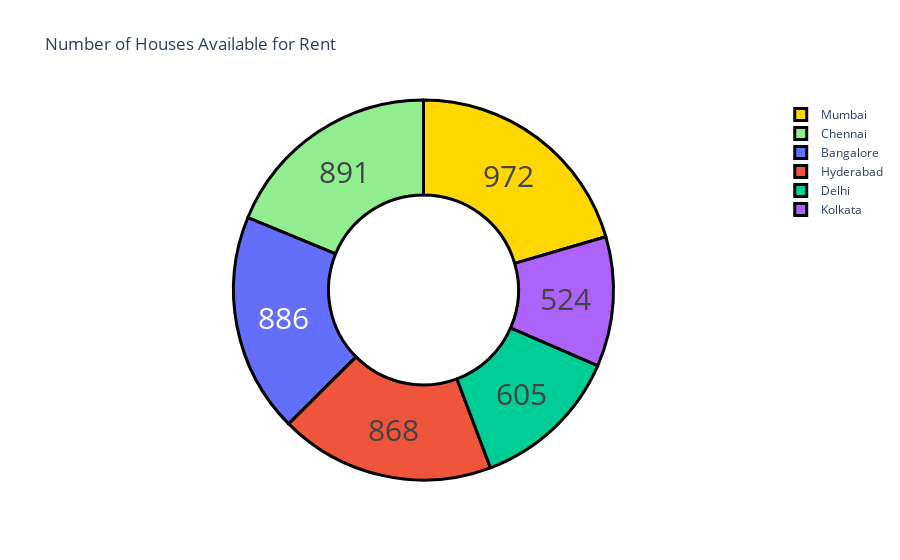

Here is the notebook cell this chart was saved with:
### Code cell
cities = df["City"].value_counts()
label = cities.index
counts = cities.values
colors = ['gold','lightgreen']

fig = go.Figure(data=[go.Pie(labels=label, values=counts, hole=0.5)])
fig.update_layout(title_text='Number of Houses Available for Rent')
fig.update_traces(hoverinfo='label+percent', textinfo='value', textfont_size=30,
                  marker=dict(colors=colors, line=dict(color='black', width=3)))
fig.show()

### Figure 1 — Plotly figure (JSON) as saved in the notebook; plotly's stock layout.template omitted (floating-point values rounded to 4 significant figures)
{"data": [{"hole": 0.5, "hoverinfo": "label+percent", "labels": ["Mumbai", "Chennai", "Bangalore", "Hyderabad", "Delhi", "Kolkata"], "marker": {"colors": ["gold", "lightgreen"], "line": {"color": "black", "width": 3}}, "textfont": {"size": 30}, "textinfo": "value", "type": "pie", "values": [972, 891, 886, 868, 605, 524]}], "layout": {"title": {"text": "Number of Houses Available for Rent"}}}
